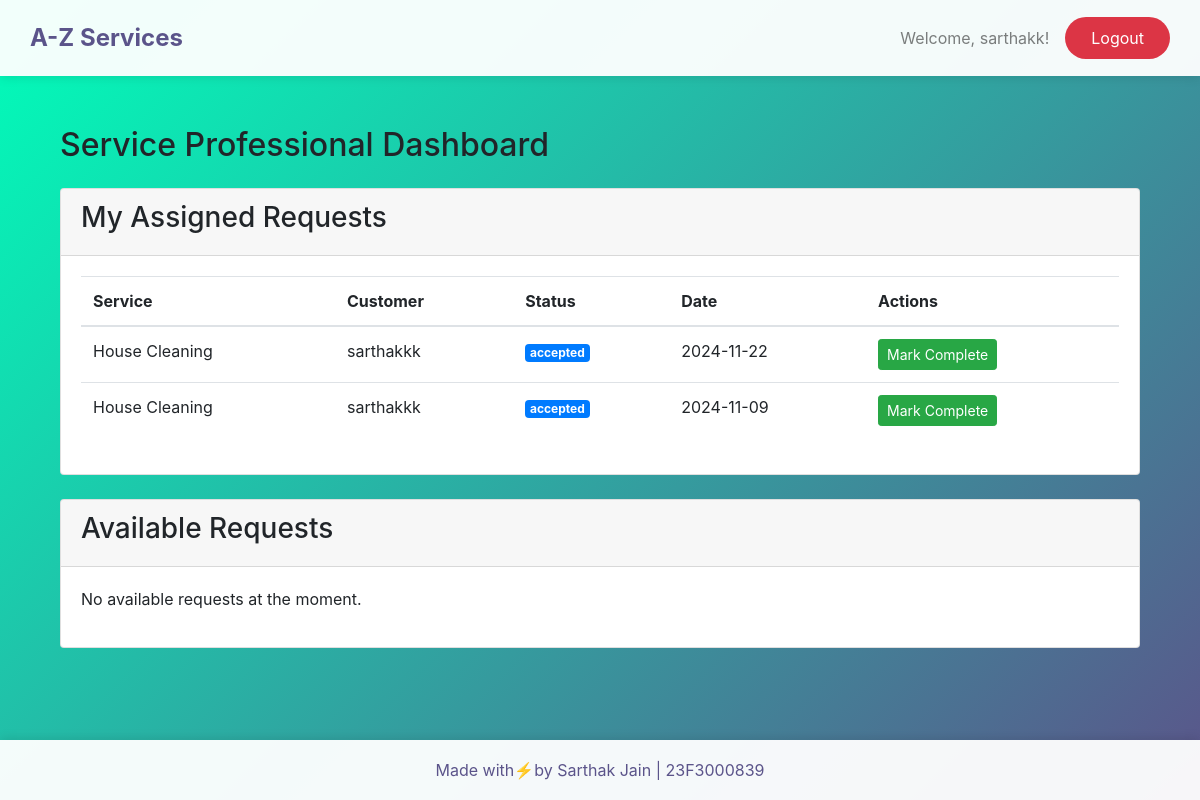
The page /professional/dashboard (signed in) on the database as committed earlier.
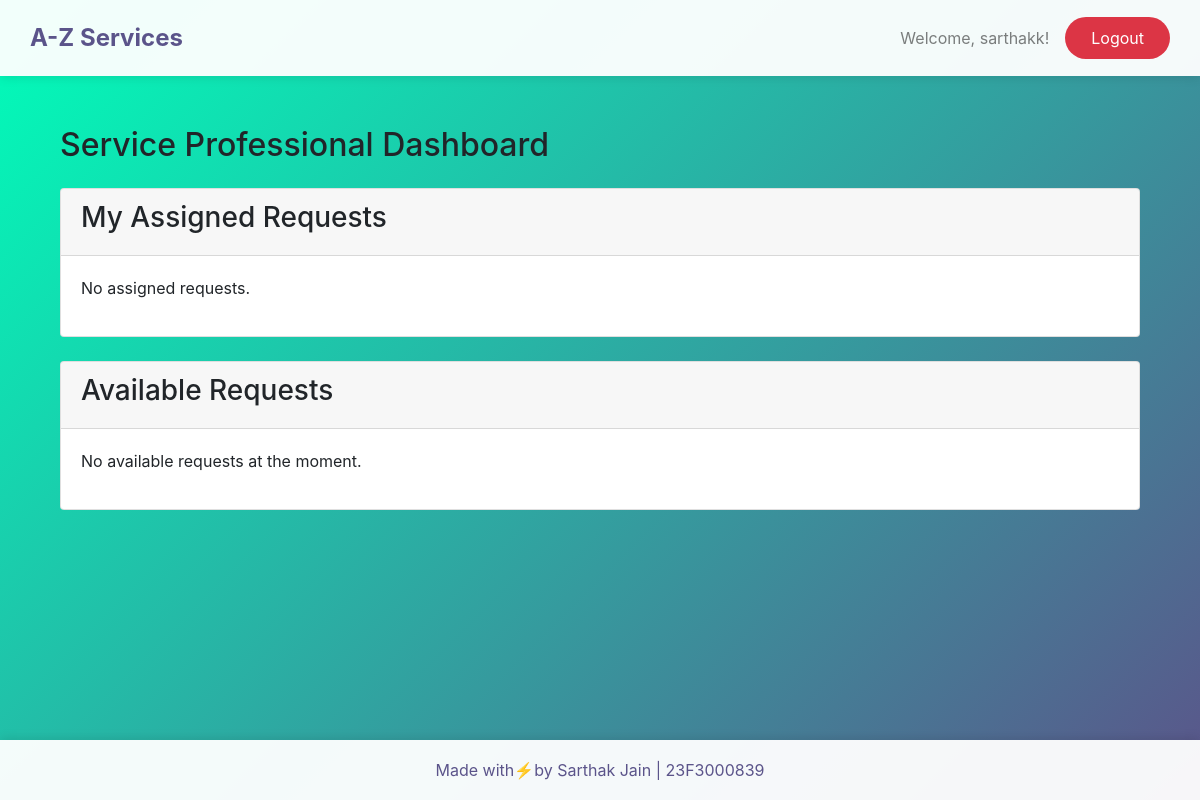
The same page on the database as committed later.
### app/models.py (models this page shows, shortened)
class ServiceRequest(db.Model):
    __tablename__ = 'service_request'
    id = db.Column(db.Integer, primary_key=True)
    customer_id = db.Column(db.Integer, db.ForeignKey('user.id'), nullable=False)
    professional_id = db.Column(db.Integer, db.ForeignKey('user.id'))
    service_id = db.Column(db.Integer, db.ForeignKey('service.id'), nullable=False)
    status = db.Column(db.String(20), default='requested')
    date_of_request = db.Column(db.DateTime, nullable=False)
    remarks = db.Column(db.Text)
    def __repr__(self):
        return f'<ServiceRequest {self.id}>'

class Service(db.Model):
    __tablename__ = 'service'
    id = db.Column(db.Integer, primary_key=True)
    name = db.Column(db.String(100), nullable=False)
    description = db.Column(db.Text)
    base_price = db.Column(db.Float, nullable=False)
    requests = db.relationship('ServiceRequest', backref='service', lazy=True)

class User(UserMixin, db.Model):
    __tablename__ = 'user'
    id = db.Column(db.Integer, primary_key=True)
    username = db.Column(db.String(80), unique=True, nullable=False)
    password = db.Column(db.String(120), nullable=False)
    role = db.Column(db.String(20), nullable=False, default='customer')
    is_approved = db.Column(db.Boolean, default=False)
    customer_requests = db.relationship('ServiceRequest',
                                      backref='requesting_customer',
                                      lazy=True,
                                      foreign_keys='ServiceRequest.customer_id')
    professional_requests = db.relationship('ServiceRequest',
                                          backref='assigned_professional',
                                          lazy=True,
                                          foreign_keys='ServiceRequest.professional_id')

### app/views/professional.py (the view)
@professional_bp.route('/dashboard')
@professional_required
def dashboard():
    assigned_requests = ServiceRequest.query.filter_by(
        professional_id=current_user.id,
        status='accepted'
    ).all()
    print("assigned_requests", assigned_requests)
    available_requests = ServiceRequest.query.filter_by(
        professional_id=None,
        status='requested'
    ).all()
    return render_template('professional/dashboard.html',
                         assigned_requests=assigned_requests,
                         available_requests=available_requests)

### app/__init__.py (called while the page is built)
def create_app():
    app = Flask(__name__)
    app.config.from_object(Config)
    db.init_app(app)
    Bootstrap(app)
    login_manager.init_app(app)
    login_manager.login_view = 'main.login'
    from .models import User
    @login_manager.user_loader
    def load_user(user_id):
        return User.query.get(int(user_id))
    from .views.admin import admin_bp
    from .views.customer import customer_bp
    from .views.professional import professional_bp
    from .routes import main_bp
    app.register_blueprint(admin_bp, url_prefix='/admin')
    app.register_blueprint(customer_bp, url_prefix='/customer')
    app.register_blueprint(professional_bp, url_prefix='/professional')
    app.register_blueprint(main_bp)
    with app.app_context():
        db.create_all()
    return app

### app/views/professional.py (called while the page is built)
def professional_required(f):
    @wraps(f)
    @login_required
    def decorated_function(*args, **kwargs):
        if not current_user.role == 'professional' or not current_user.is_approved:
            flash('You must be an approved service professional to access this page.', 'danger')
            return redirect(url_for('main.index'))
        return f(*args, **kwargs)
    return decorated_function

### app/templates/professional/dashboard.html (shortened to what the changed rows need)
{% extends "layout.html" %}
{% block content %}
<div class="container">
    <h2>Service Professional Dashboard</h2>
    <div class="row mt-4">
        <div class="col-md-12">
            <div class="card">
                <div class="card-body">
                    {% if assigned_requests %}
                    <table class="table">
                        <thead>
                            <tr>
                                <th>Service</th>
                                <th>Customer</th>
                                <th>Status</th>
                                <th>Date</th>
                                <th>Actions</th>
                            </tr>
                        </thead>
                        <tbody>
                            {% for request in assigned_requests %}
                            <tr>
                                <td>{{ request.service.name }}</td>
                                <td>{{ request.requesting_customer.username }}</td>
                                <td>
                                    <span class="badge badge-{{ 'success' if request.status == 'completed' else 'primary' }}">
                                        {{ request.status }}
                                    </span>
                                </td>
                                <td>{{ request.date_of_request.strftime('%Y-%m-%d') }}</td>
                                <td>
                                    {% if request.status == 'accepted' %}
                                    <form action="{{ url_for('professional.complete_request', request_id=request.id) }}"
                                          method="POST" class="d-inline">
                                        <button type="submit" class="btn btn-sm btn-success">
                                            Mark Complete
                                        </button>
                                    </form>
                                    {% endif %}
                                </td>
                            </tr>
                            {% endfor %}
                        </tbody>
                    </table>
                    {% else %}
                    <p>No assigned requests.</p>
                    {% endif %}
                </div>
            </div>
        </div>
    </div>
</div>
{% endblock %}

Rows that differ between the two databases and show on the page:
no longer on this page (row edited): ServiceRequest: service.name "House Cleaning", requesting_customer.username "sarthakkk", status "accepted", date_of_request "2024-11-22"
no longer on this page (row edited): ServiceRequest: service.name "House Cleaning", requesting_customer.username "sarthakkk", status "accepted", date_of_request "2024-11-09"
Other text that changed with them:
text no longer shown: "Service Customer Status Date Actions"
text now shown: "No assigned requests."
